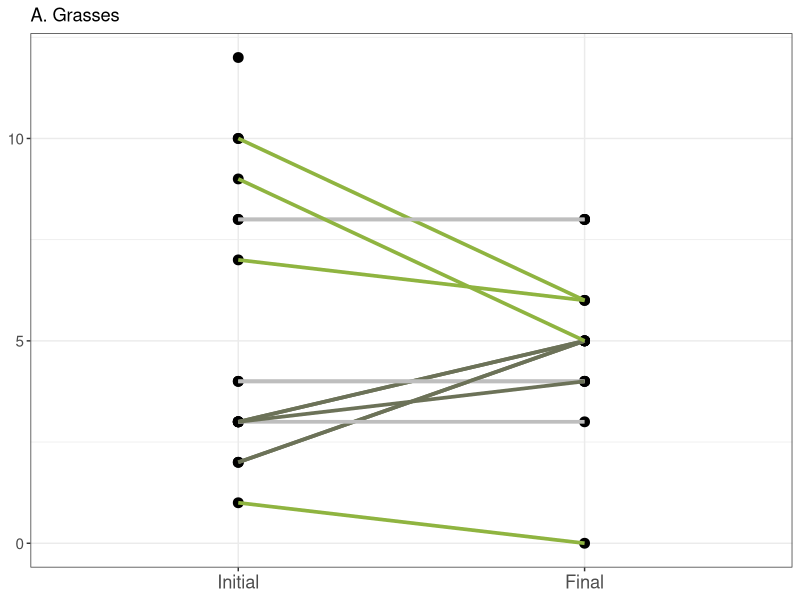
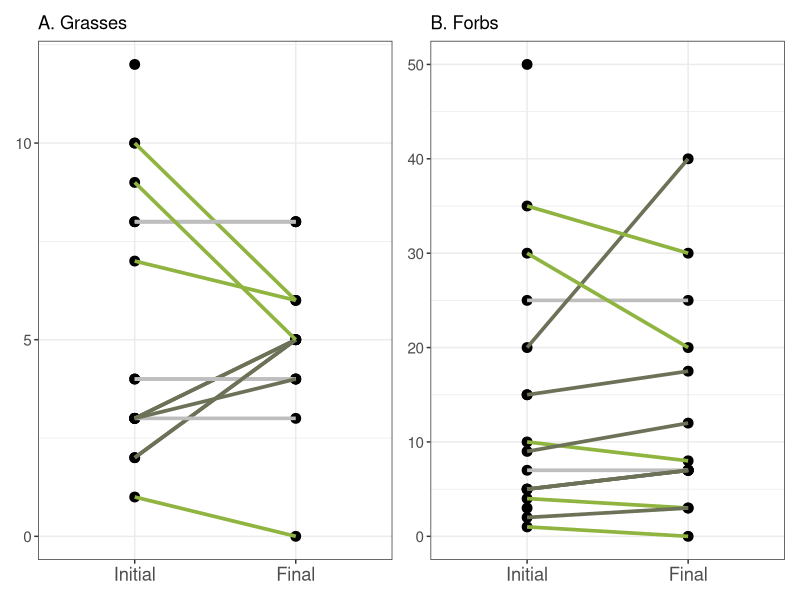

Source code (R) for these figures, in order:
# Looking at survey results
library(tidyverse)
library(patchwork)         # for putting plots together
theme_set(theme_bw())
init_surv  <- read_csv("data-raw/Appendix2_survey_results/initial_survey_results.csv")
final_surv <- read_csv("data-raw/Appendix2_survey_results/final_survey_results.csv")

# How many people answered the survey?

init_resp <- 
  init_surv %>%
  filter(!(is.na(grassNum))) %>%
  mutate(surv = "Initial")
final_resp <- 
  final_surv %>%
  filter(!(is.na(grassNum))) %>%
  mutate(surv = "Final")

# join the surveys

all_surv <- 
  bind_rows(init_resp, final_resp) %>%
  arrange(survey_code) %>%
  mutate(surv = as_factor(surv))

# Question 1. Number of grasses species identified
# change in grass id
grass_change <- 
  all_surv %>%
  group_by(survey_code) %>%
  mutate(change = grassNum - lag(grassNum, default = grassNum[1])) %>%
  select(survey_code, surv, grassNum, change) %>%
  filter(surv == "Final") %>%
  mutate(change_grass = if(change > 0){
    change2 <- "increase" 
  }else if (change < 0) {
    change2 <- "decrease"
  }else{
    change2 <- "same"
  }) %>%
  select(survey_code, change_grass)

q1 <- all_surv %>%
  left_join(grass_change) %>%
  ggplot(aes(surv, grassNum))+
  geom_point(size = 3)+
  geom_line(aes(group = survey_code, color = change_grass), size = 1.25)+
  labs(x = NULL,
       y = NULL)+
  ggtitle("A. Grasses")+
  guides(color = FALSE)+
  scale_color_manual(values = c("#8FB440", "#6C7258", "grey"))+
  scale_y_continuous(breaks = c(0, 5, 10, 15))+
  theme(axis.text.x = element_text(size = rel(1.5)),
        axis.text.y = element_text(size = rel(1.25))) 
q1 
# Question 2. Number of forbs sepcies identified
forb_change <- 
  all_surv %>%
  group_by(survey_code) %>%
  mutate(change = forbNum - lag(forbNum, default = forbNum[1])) %>%
  select(survey_code, surv, forbNum, change) %>%
  filter(surv == "Final") %>%
  mutate(change_forb = if(change > 0){
    change_forb <- "increase" 
  }else if (change < 0) {
    change_forb <- "decrease"
  }else{
    change_forb <- "same"
  }) %>%
  select(survey_code, change_forb)

q2 <- 
  all_surv %>%
  left_join(forb_change) %>%
  ggplot(aes(surv, forbNum))+
  geom_point(size = 3)+
  geom_line(aes(group = survey_code, color = change_forb), size = 1.25)+
  labs(x = NULL,
       y = NULL)+
  ggtitle("B. Forbs")+
  guides(color = FALSE)+
  scale_color_manual(values = c("#8FB440", "#6C7258", "grey"))+
  theme(axis.text.x = element_text(size = rel(1.5)),
        axis.text.y = element_text(size = rel(1.25))) 

q1 + q2

# Question 3 - interest in prairie species identication

q3 <- 
  all_surv %>%
  ggplot(aes(interestScale))+
  geom_histogram(binwidth = 0.5, fill = "grey", color = "black")+
  labs(x = "Interest Scale",
       y = "# of Respondents")+
  facet_wrap(~surv)+
  scale_y_continuous(breaks = c(0, 2, 4, 6, 8, 10))+
  theme(axis.text  = element_text(size = rel(1.2)),
        axis.title = element_text(size = rel(1.4)),
        strip.background = element_rect(fill = "white"),
        strip.text = element_text(size = rel(1.5)))

# Question 4 - methods to identify plants

q4_df <- 
  all_surv %>%
  pivot_longer(cols = c(stratA:stratE), names_to = "strategy_type", values_to = "pref") %>%
  select(survey_code, surv, strategies, strategy_type, pref) 

q4 <- 
  q4_df %>%
  ggplot(aes(strategy_type, pref))+
  geom_col(fill = "grey50")+
  labs(x = NULL,
       y = "# of Respondents")+
  scale_x_discrete(labels = c("Collect samples", 
                              "Take photos",
                              "Use a guidebook",
                              "Consult someone else",
                              "Consult internet"))+
  facet_wrap(~surv)+
  theme(axis.text  = element_text(size = rel(1.2)),
        axis.title = element_text(size = rel(1.4)),
        strip.background = element_rect(fill = "white"),
        strip.text = element_text(size = rel(1.5)))+
  coord_flip()

# Question 5. Favorite prairie plant

favs <- 
  all_surv %>%
  select(survey_code, surv, favorite)

# Question 6. Looking at change in ID
 
final_resp %>%
  group_by(idChange) %>%
  count()

